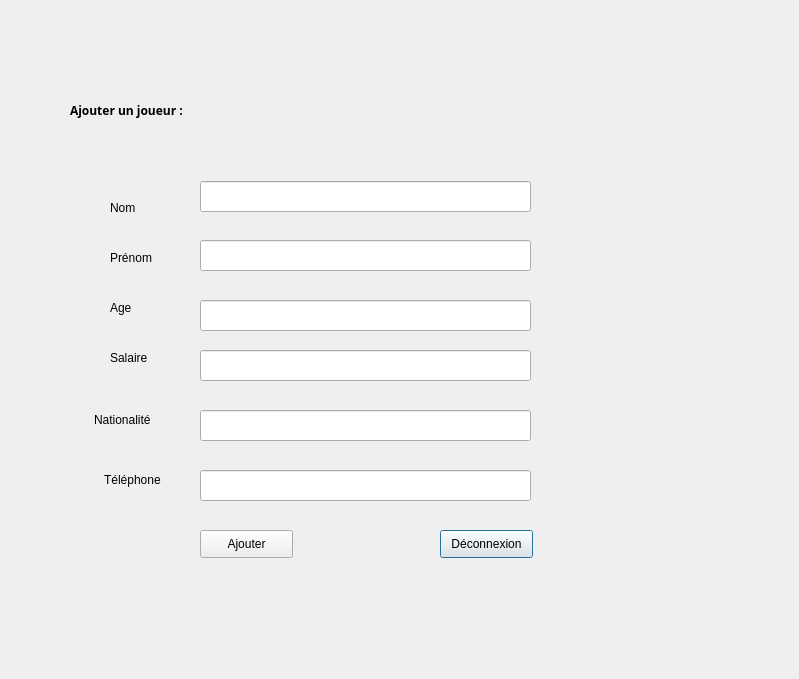
<?xml version="1.0" encoding="UTF-8"?>
<ui version="4.0">
 <class>Dialog</class>
 <widget class="QDialog" name="Dialog">
  <property name="geometry">
   <rect>
    <x>0</x>
    <y>0</y>
    <width>799</width>
    <height>679</height>
   </rect>
  </property>
  <property name="windowTitle">
   <string>Dialog</string>
  </property>
  <widget class="QPushButton" name="pushButton_3">
   <property name="geometry">
    <rect>
     <x>440</x>
     <y>530</y>
     <width>93</width>
     <height>28</height>
    </rect>
   </property>
   <property name="text">
    <string>Déconnexion</string>
   </property>
  </widget>
  <widget class="QLineEdit" name="lineEdit_10">
   <property name="geometry">
    <rect>
     <x>200</x>
     <y>300</y>
     <width>331</width>
     <height>31</height>
    </rect>
   </property>
  </widget>
  <widget class="QLabel" name="label_11">
   <property name="geometry">
    <rect>
     <x>110</x>
     <y>200</y>
     <width>55</width>
     <height>16</height>
    </rect>
   </property>
   <property name="text">
    <string>Nom</string>
   </property>
  </widget>
  <widget class="QLabel" name="label_13">
   <property name="geometry">
    <rect>
     <x>110</x>
     <y>350</y>
     <width>55</width>
     <height>16</height>
    </rect>
   </property>
   <property name="text">
    <string>Salaire</string>
   </property>
  </widget>
  <widget class="QLabel" name="label_14">
   <property name="geometry">
    <rect>
     <x>94</x>
     <y>410</y>
     <width>71</width>
     <height>20</height>
    </rect>
   </property>
   <property name="text">
    <string>Nationalité</string>
   </property>
  </widget>
  <widget class="QLabel" name="label_9">
   <property name="geometry">
    <rect>
     <x>104</x>
     <y>470</y>
     <width>61</width>
     <height>20</height>
    </rect>
   </property>
   <property name="text">
    <string>Téléphone</string>
   </property>
  </widget>
  <widget class="QLineEdit" name="lineEdit_11">
   <property name="geometry">
    <rect>
     <x>200</x>
     <y>410</y>
     <width>331</width>
     <height>31</height>
    </rect>
   </property>
  </widget>
  <widget class="QLineEdit" name="lineEdit_8">
   <property name="geometry">
    <rect>
     <x>200</x>
     <y>350</y>
     <width>331</width>
     <height>31</height>
    </rect>
   </property>
  </widget>
  <widget class="QLabel" name="label_8">
   <property name="geometry">
    <rect>
     <x>110</x>
     <y>250</y>
     <width>55</width>
     <height>16</height>
    </rect>
   </property>
   <property name="text">
    <string>Prénom</string>
   </property>
  </widget>
  <widget class="QLabel" name="label_10">
   <property name="geometry">
    <rect>
     <x>70</x>
     <y>80</y>
     <width>251</width>
     <height>61</height>
    </rect>
   </property>
   <property name="font">
    <font>
     <family>Arial Black</family>
     <weight>75</weight>
     <bold>true</bold>
    </font>
   </property>
   <property name="text">
    <string>Ajouter un joueur :</string>
   </property>
  </widget>
  <widget class="QPushButton" name="pushButton_4">
   <property name="geometry">
    <rect>
     <x>200</x>
     <y>530</y>
     <width>93</width>
     <height>28</height>
    </rect>
   </property>
   <property name="text">
    <string>Ajouter</string>
   </property>
  </widget>
  <widget class="QLabel" name="label_12">
   <property name="geometry">
    <rect>
     <x>110</x>
     <y>300</y>
     <width>55</width>
     <height>16</height>
    </rect>
   </property>
   <property name="text">
    <string>Age</string>
   </property>
  </widget>
  <widget class="QLineEdit" name="lineEdit_7">
   <property name="geometry">
    <rect>
     <x>200</x>
     <y>240</y>
     <width>331</width>
     <height>31</height>
    </rect>
   </property>
  </widget>
  <widget class="QLineEdit" name="lineEdit_12">
   <property name="geometry">
    <rect>
     <x>200</x>
     <y>181</y>
     <width>331</width>
     <height>31</height>
    </rect>
   </property>
  </widget>
  <widget class="QLineEdit" name="lineEdit_9">
   <property name="geometry">
    <rect>
     <x>200</x>
     <y>470</y>
     <width>331</width>
     <height>31</height>
    </rect>
   </property>
  </widget>
  <widget class="QLabel" name="label_5">
   <property name="geometry">
    <rect>
     <x>620</x>
     <y>10</y>
     <width>171</width>
     <height>141</height>
    </rect>
   </property>
   <property name="text">
    <string/>
   </property>
   <property name="pixmap">
    <pixmap>../84639679_1093221177697262_6017725296000630784_n.png</pixmap>
   </property>
   <property name="scaledContents">
    <bool>true</bool>
   </property>
  </widget>
 </widget>
 <resources/>
 <connections/>
</ui>
